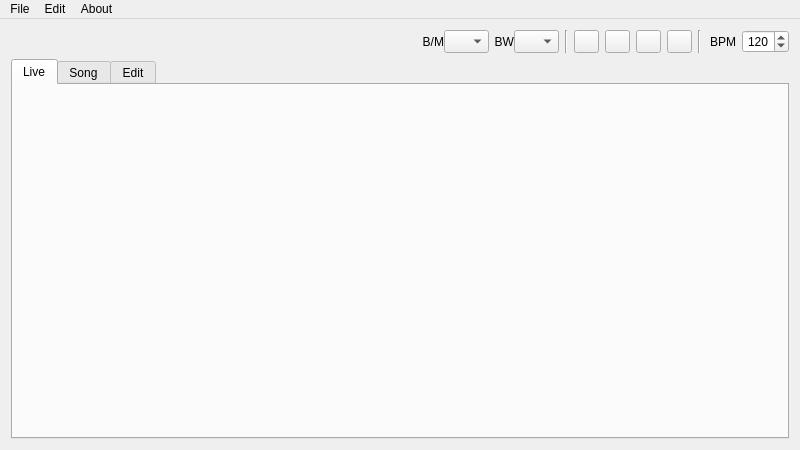
<?xml version="1.0" encoding="UTF-8"?>
<ui version="4.0">
 <class>MainWindow</class>
 <widget class="QMainWindow" name="MainWindow">
  <property name="geometry">
   <rect>
    <x>0</x>
    <y>0</y>
    <width>800</width>
    <height>450</height>
   </rect>
  </property>
  <property name="sizePolicy">
   <sizepolicy hsizetype="MinimumExpanding" vsizetype="MinimumExpanding">
    <horstretch>0</horstretch>
    <verstretch>0</verstretch>
   </sizepolicy>
  </property>
  <property name="minimumSize">
   <size>
    <width>800</width>
    <height>450</height>
   </size>
  </property>
  <property name="font">
   <font>
    <stylestrategy>PreferDefault</stylestrategy>
   </font>
  </property>
  <property name="cursor">
   <cursorShape>ArrowCursor</cursorShape>
  </property>
  <property name="windowTitle">
   <string>Kepler34</string>
  </property>
  <widget class="QWidget" name="centralWidget">
   <property name="sizePolicy">
    <sizepolicy hsizetype="Expanding" vsizetype="Expanding">
     <horstretch>0</horstretch>
     <verstretch>0</verstretch>
    </sizepolicy>
   </property>
   <property name="sizeIncrement">
    <size>
     <width>1</width>
     <height>1</height>
    </size>
   </property>
   <property name="layoutDirection">
    <enum>Qt::LeftToRight</enum>
   </property>
   <layout class="QGridLayout" name="gridLayout">
    <item row="0" column="4">
     <layout class="QHBoxLayout" name="lay_beat_config">
      <property name="spacing">
       <number>0</number>
      </property>
      <item>
       <widget class="QLabel" name="label_15">
        <property name="sizePolicy">
         <sizepolicy hsizetype="Preferred" vsizetype="Preferred">
          <horstretch>0</horstretch>
          <verstretch>0</verstretch>
         </sizepolicy>
        </property>
        <property name="minimumSize">
         <size>
          <width>31</width>
          <height>0</height>
         </size>
        </property>
        <property name="maximumSize">
         <size>
          <width>999</width>
          <height>999</height>
         </size>
        </property>
        <property name="layoutDirection">
         <enum>Qt::LeftToRight</enum>
        </property>
        <property name="text">
         <string>B/M</string>
        </property>
        <property name="alignment">
         <set>Qt::AlignRight|Qt::AlignTrailing|Qt::AlignVCenter</set>
        </property>
        <property name="margin">
         <number>2</number>
        </property>
       </widget>
      </item>
      <item>
       <widget class="QComboBox" name="cmb_beat_measure">
        <property name="maximumSize">
         <size>
          <width>45</width>
          <height>25</height>
         </size>
        </property>
        <property name="toolTip">
         <string>Beats Per Measure</string>
        </property>
        <property name="currentIndex">
         <number>-1</number>
        </property>
       </widget>
      </item>
      <item>
       <widget class="QLabel" name="label_16">
        <property name="minimumSize">
         <size>
          <width>25</width>
          <height>19</height>
         </size>
        </property>
        <property name="maximumSize">
         <size>
          <width>999</width>
          <height>999</height>
         </size>
        </property>
        <property name="text">
         <string>BW</string>
        </property>
        <property name="alignment">
         <set>Qt::AlignRight|Qt::AlignTrailing|Qt::AlignVCenter</set>
        </property>
        <property name="margin">
         <number>2</number>
        </property>
       </widget>
      </item>
      <item>
       <widget class="QComboBox" name="cmb_beat_length">
        <property name="maximumSize">
         <size>
          <width>45</width>
          <height>25</height>
         </size>
        </property>
        <property name="toolTip">
         <string>Beat Width (length of beat)</string>
        </property>
       </widget>
      </item>
     </layout>
    </item>
    <item row="0" column="5">
     <layout class="QHBoxLayout" name="lay_transport">
      <item>
       <widget class="Line" name="line_2">
        <property name="orientation">
         <enum>Qt::Vertical</enum>
        </property>
       </widget>
      </item>
      <item>
       <widget class="QPushButton" name="btnStop">
        <property name="sizePolicy">
         <sizepolicy hsizetype="Fixed" vsizetype="Fixed">
          <horstretch>0</horstretch>
          <verstretch>0</verstretch>
         </sizepolicy>
        </property>
        <property name="maximumSize">
         <size>
          <width>25</width>
          <height>25</height>
         </size>
        </property>
        <property name="focusPolicy">
         <enum>Qt::NoFocus</enum>
        </property>
        <property name="text">
         <string/>
        </property>
        <property name="icon">
         <iconset>
          <normalon>:/pixmaps/pixmaps/stop.xpm</normalon>
         </iconset>
        </property>
        <property name="checkable">
         <bool>false</bool>
        </property>
       </widget>
      </item>
      <item>
       <widget class="QPushButton" name="btnPlay">
        <property name="sizePolicy">
         <sizepolicy hsizetype="Fixed" vsizetype="Fixed">
          <horstretch>0</horstretch>
          <verstretch>0</verstretch>
         </sizepolicy>
        </property>
        <property name="maximumSize">
         <size>
          <width>25</width>
          <height>25</height>
         </size>
        </property>
        <property name="focusPolicy">
         <enum>Qt::NoFocus</enum>
        </property>
        <property name="text">
         <string/>
        </property>
        <property name="icon">
         <iconset>
          <normalon>:/pixmaps/pixmaps/play.xpm</normalon>
         </iconset>
        </property>
        <property name="checkable">
         <bool>true</bool>
        </property>
        <property name="autoRepeat">
         <bool>false</bool>
        </property>
       </widget>
      </item>
      <item>
       <widget class="QPushButton" name="btnSongPlay">
        <property name="sizePolicy">
         <sizepolicy hsizetype="Fixed" vsizetype="Fixed">
          <horstretch>0</horstretch>
          <verstretch>0</verstretch>
         </sizepolicy>
        </property>
        <property name="maximumSize">
         <size>
          <width>25</width>
          <height>25</height>
         </size>
        </property>
        <property name="focusPolicy">
         <enum>Qt::NoFocus</enum>
        </property>
        <property name="text">
         <string/>
        </property>
        <property name="icon">
         <iconset>
          <normalon>:/pixmaps/pixmaps/play2.xpm</normalon>
         </iconset>
        </property>
        <property name="checkable">
         <bool>true</bool>
        </property>
       </widget>
      </item>
      <item>
       <widget class="QPushButton" name="btnRecord">
        <property name="sizePolicy">
         <sizepolicy hsizetype="Fixed" vsizetype="Fixed">
          <horstretch>0</horstretch>
          <verstretch>0</verstretch>
         </sizepolicy>
        </property>
        <property name="maximumSize">
         <size>
          <width>25</width>
          <height>25</height>
         </size>
        </property>
        <property name="focusPolicy">
         <enum>Qt::NoFocus</enum>
        </property>
        <property name="text">
         <string/>
        </property>
        <property name="icon">
         <iconset>
          <normalon>:/pixmaps/pixmaps/rec.xpm</normalon>
         </iconset>
        </property>
        <property name="checkable">
         <bool>true</bool>
        </property>
       </widget>
      </item>
     </layout>
    </item>
    <item row="0" column="6">
     <layout class="QHBoxLayout" name="lay_bpm">
      <item>
       <widget class="Line" name="line">
        <property name="orientation">
         <enum>Qt::Vertical</enum>
        </property>
       </widget>
      </item>
      <item>
       <widget class="QLabel" name="label">
        <property name="maximumSize">
         <size>
          <width>29</width>
          <height>19</height>
         </size>
        </property>
        <property name="text">
         <string>BPM</string>
        </property>
        <property name="alignment">
         <set>Qt::AlignRight|Qt::AlignTrailing|Qt::AlignVCenter</set>
        </property>
       </widget>
      </item>
      <item>
       <widget class="QSpinBox" name="spinBpm">
        <property name="maximumSize">
         <size>
          <width>47</width>
          <height>25</height>
         </size>
        </property>
        <property name="layoutDirection">
         <enum>Qt::LeftToRight</enum>
        </property>
        <property name="alignment">
         <set>Qt::AlignRight|Qt::AlignTrailing|Qt::AlignVCenter</set>
        </property>
        <property name="minimum">
         <number>30</number>
        </property>
        <property name="maximum">
         <number>300</number>
        </property>
        <property name="value">
         <number>120</number>
        </property>
       </widget>
      </item>
     </layout>
    </item>
    <item row="1" column="0" colspan="7">
     <widget class="QTabWidget" name="tabWidget">
      <property name="sizePolicy">
       <sizepolicy hsizetype="Expanding" vsizetype="Expanding">
        <horstretch>1</horstretch>
        <verstretch>1</verstretch>
       </sizepolicy>
      </property>
      <property name="sizeIncrement">
       <size>
        <width>1</width>
        <height>1</height>
       </size>
      </property>
      <property name="layoutDirection">
       <enum>Qt::LeftToRight</enum>
      </property>
      <property name="tabShape">
       <enum>QTabWidget::Rounded</enum>
      </property>
      <property name="currentIndex">
       <number>0</number>
      </property>
      <widget class="QWidget" name="LiveTab">
       <property name="sizePolicy">
        <sizepolicy hsizetype="Expanding" vsizetype="Expanding">
         <horstretch>0</horstretch>
         <verstretch>0</verstretch>
        </sizepolicy>
       </property>
       <property name="sizeIncrement">
        <size>
         <width>1</width>
         <height>1</height>
        </size>
       </property>
       <property name="autoFillBackground">
        <bool>false</bool>
       </property>
       <attribute name="title">
        <string>Live</string>
       </attribute>
       <layout class="QVBoxLayout" name="verticalLayout_2">
        <item>
         <layout class="QVBoxLayout" name="LiveTabLayout">
          <property name="sizeConstraint">
           <enum>QLayout::SetFixedSize</enum>
          </property>
          <property name="leftMargin">
           <number>0</number>
          </property>
         </layout>
        </item>
       </layout>
      </widget>
      <widget class="QWidget" name="SongTab">
       <property name="sizePolicy">
        <sizepolicy hsizetype="Expanding" vsizetype="Expanding">
         <horstretch>0</horstretch>
         <verstretch>0</verstretch>
        </sizepolicy>
       </property>
       <property name="sizeIncrement">
        <size>
         <width>1</width>
         <height>1</height>
        </size>
       </property>
       <attribute name="title">
        <string>Song</string>
       </attribute>
       <layout class="QVBoxLayout" name="verticalLayout_3">
        <item>
         <layout class="QVBoxLayout" name="SongTabLayout">
          <property name="sizeConstraint">
           <enum>QLayout::SetFixedSize</enum>
          </property>
          <property name="leftMargin">
           <number>0</number>
          </property>
         </layout>
        </item>
       </layout>
      </widget>
      <widget class="QWidget" name="EditTab">
       <property name="sizePolicy">
        <sizepolicy hsizetype="Expanding" vsizetype="Expanding">
         <horstretch>0</horstretch>
         <verstretch>0</verstretch>
        </sizepolicy>
       </property>
       <property name="sizeIncrement">
        <size>
         <width>1</width>
         <height>1</height>
        </size>
       </property>
       <property name="baseSize">
        <size>
         <width>0</width>
         <height>0</height>
        </size>
       </property>
       <attribute name="title">
        <string>Edit</string>
       </attribute>
       <layout class="QVBoxLayout" name="verticalLayout_4">
        <item>
         <layout class="QVBoxLayout" name="EditTabLayout">
          <property name="sizeConstraint">
           <enum>QLayout::SetFixedSize</enum>
          </property>
          <property name="leftMargin">
           <number>0</number>
          </property>
         </layout>
        </item>
       </layout>
      </widget>
     </widget>
    </item>
   </layout>
  </widget>
  <widget class="QMenuBar" name="menuBar">
   <property name="geometry">
    <rect>
     <x>0</x>
     <y>0</y>
     <width>800</width>
     <height>27</height>
    </rect>
   </property>
   <widget class="QMenu" name="menuFile">
    <property name="title">
     <string>File</string>
    </property>
    <addaction name="actionNew"/>
    <addaction name="actionOpen"/>
    <addaction name="separator"/>
    <addaction name="actionSave"/>
    <addaction name="actionSave_As"/>
    <addaction name="separator"/>
    <addaction name="actionImport_MIDI"/>
    <addaction name="separator"/>
    <addaction name="actionQuit"/>
   </widget>
   <widget class="QMenu" name="menuAbout">
    <property name="title">
     <string>About</string>
    </property>
    <addaction name="actionAbout"/>
   </widget>
   <widget class="QMenu" name="menuEdit">
    <property name="title">
     <string>Edit</string>
    </property>
    <addaction name="actionPreferences"/>
   </widget>
   <addaction name="menuFile"/>
   <addaction name="menuEdit"/>
   <addaction name="menuAbout"/>
  </widget>
  <action name="actionNew">
   <property name="text">
    <string>New</string>
   </property>
   <property name="shortcut">
    <string>Ctrl+N</string>
   </property>
  </action>
  <action name="actionImport_MIDI">
   <property name="text">
    <string>Import MIDI...</string>
   </property>
   <property name="shortcut">
    <string>Ctrl+I</string>
   </property>
  </action>
  <action name="actionOpen">
   <property name="text">
    <string>Open...</string>
   </property>
   <property name="shortcut">
    <string>Ctrl+O</string>
   </property>
  </action>
  <action name="actionRecent">
   <property name="text">
    <string>Recent...</string>
   </property>
  </action>
  <action name="actionPreferences">
   <property name="text">
    <string>Preferences...</string>
   </property>
   <property name="shortcut">
    <string>Ctrl+P</string>
   </property>
   <property name="shortcutContext">
    <enum>Qt::ApplicationShortcut</enum>
   </property>
  </action>
  <action name="actionSave">
   <property name="text">
    <string>Save</string>
   </property>
   <property name="shortcut">
    <string>Ctrl+S</string>
   </property>
  </action>
  <action name="actionSave_As">
   <property name="text">
    <string>Save As...</string>
   </property>
   <property name="shortcut">
    <string>Ctrl+Shift+S</string>
   </property>
  </action>
  <action name="actionQuit">
   <property name="text">
    <string>Quit</string>
   </property>
   <property name="shortcut">
    <string>Ctrl+Q</string>
   </property>
  </action>
  <action name="actionAbout">
   <property name="text">
    <string>About...</string>
   </property>
  </action>
  <action name="actionAbout_Qt">
   <property name="text">
    <string>About Qt...</string>
   </property>
  </action>
  <action name="actionTools">
   <property name="text">
    <string>Tools...</string>
   </property>
  </action>
 </widget>
 <layoutdefault spacing="6" margin="11"/>
 <resources/>
 <connections/>
</ui>
